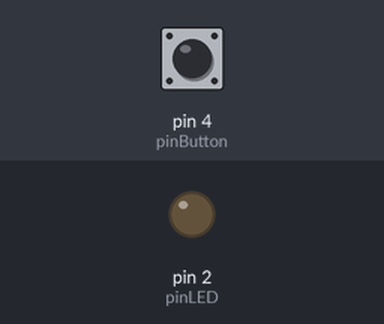
Simulated run of this sketch. Board: Arduino Uno, built with avr-gcc and run on an emulated ATmega328P. On the bench: output pins drawn as LEDs (lit = HIGH). The inputs (shaded band) are chosen by the test bench; at power-on: pin 4 (pinButton) HIGH.

Above: at 1.2 s.
1.3 s: pin 4 (pinButton) pulled LOW for 0.15 s
At 1.37 s:
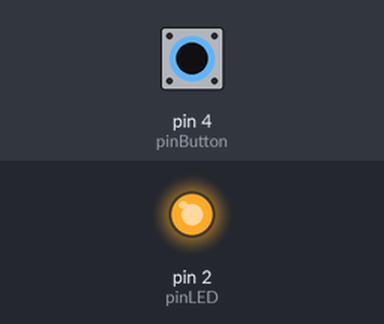
2.9 s: pin 4 (pinButton) pulled LOW for 3.2 s
At 6.5 s:
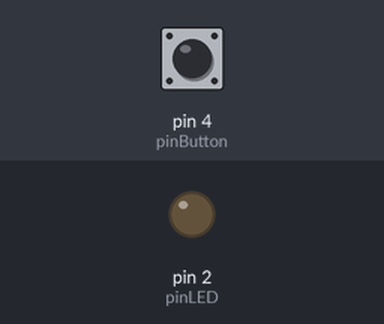
Timing chart, 0 to 8.0 s (numbered marks = the images above; inputs shaded):
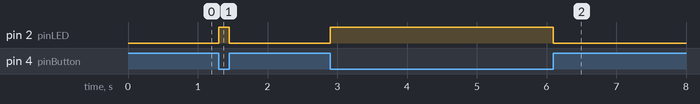

The sketch:

buttonPullup.ino
```cpp
const int pinLED = 2;
const int pinButton = 4;
bool buttonState = 0;

void setup() {
  // put your setup code here, to run once:
  pinMode(pinLED, OUTPUT);
  pinMode(pinButton, INPUT_PULLUP);
}

void loop() {
  buttonState = !digitalRead(pinButton);

  digitalWrite(pinLED, buttonState);
}
```

Measured:
- after the input at 1.3 s, pin 2 (pinLED): LOW → HIGH at once, → LOW 0.15 s later
- after the input at 2.9 s, pin 2 (pinLED): LOW → HIGH at once, → LOW 3.2 s later
